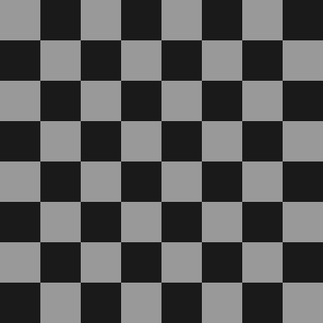
%> input picture Courses' Homeworks/Digital Image Processing/Homework 04/inputs/BWCheckboard.bmp, 323 x 323 px, shrunk from 400 x 400 before the run
$ octave ex01.m   (GNU Octave 9; MATLAB toolbox functions it lacks are replaced by stand-ins)
%> lines starting %> are read from the running program, lines starting %| are printed output that depends on the picture
clear; close all; clc; warning off

image = imread('inputs/BWCheckboard.bmp');
%> image is the input picture: size 323x323 uint8; min 0, max 181, mean 89.5
image = im2double(image);
%> image: size 323x323 double
figure; subplot(1,2,1); imshow(image); subplot(1,2,2); imhist(image); title('Original Image'); saveas(gcf,'outputs/ex01_Original_Image.png');;
noiseIntens = .2;

%% Applying salt and pepper noise
noiseMat = rand(size(image));
saltNsInd = find(noiseMat > (1 - noiseIntens/2)); pepperNsInd = find(noiseMat < noiseIntens/2);
%> after `saltNsInd = find(noiseMat > (1 - noiseIntens/2))`: saltNsInd = 10452 values from 11 to 104307
%> after `pepperNsInd = find(noiseMat < noiseIntens/2)`: pepperNsInd = 10468 values from 36 to 104326
imNoisedSaltPepper = image;
imNoisedSaltPepper(saltNsInd) = 1; imNoisedSaltPepper(pepperNsInd) = 0;
%> after `imNoisedSaltPepper(pepperNsInd) = 0`:
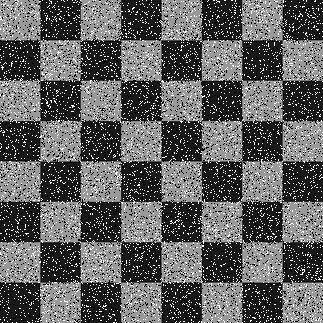
%> imNoisedSaltPepper: size 323x323 double; min 0, max 1, mean 0.381
figure;
subplot(1,2,1); imshow(imNoisedSaltPepper); subplot(1,2,2); imhist(imNoisedSaltPepper);
title('Salt & Pepper Noise');
saveas(gcf,'outputs/ex01_Noised_Salt&Pepper.png');

%% Applying uniform noise
noiseMat = rand(size(image));
noiseMat = (noiseMat*noiseIntens - noiseIntens/2);
imNoisedUniform = uint8(255 * (image + noiseMat));
figure;
subplot(1,2,1); imshow(imNoisedUniform); subplot(1,2,2); imhist(imNoisedUniform);
title('Uniform Noise');
saveas(gcf,'outputs/ex01_Noised_Uniform.png');

%% Applying gaussian noise
noiseMat = (noiseIntens/2) * randn(size(image));
imNoisedGaussian = uint8(255 * (image + noiseMat));
figure;
subplot(1,2,1); imshow(imNoisedGaussian); subplot(1,2,2); imhist(imNoisedGaussian);
title('Gaussian Noise');
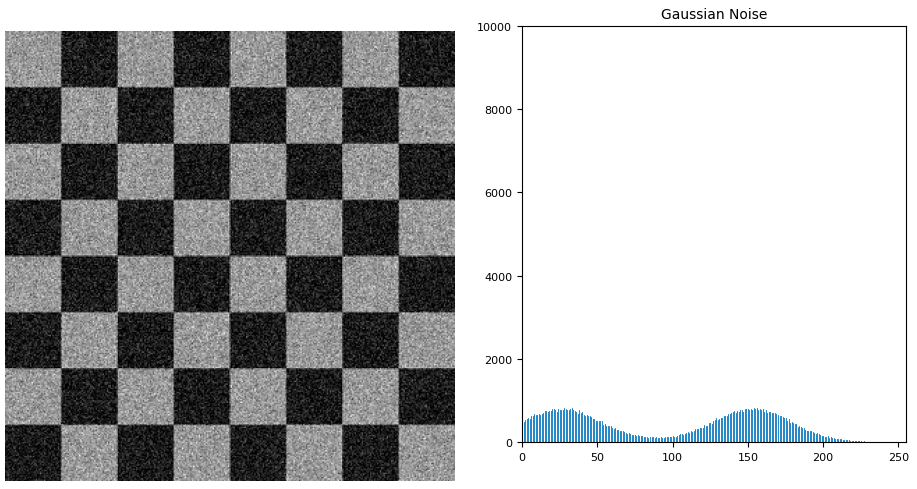
%> figure redrawn from the program's plot data, 2 panels
saveas(gcf,'outputs/ex01_Noised_Gaussian.png');

%% Applying rayleigh noise
noiseMat = random('rayl',noiseIntens/2,size(image,1),size(image,2));
imNoisedRayl = uint8(255 * (image + noiseMat));
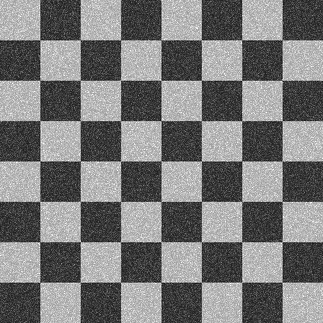
%> imNoisedRayl: size 323x323 uint8; min 10, max 255, mean 121.5
figure;
subplot(1,2,1); imshow(imNoisedRayl); subplot(1,2,2); imhist(imNoisedRayl);
title('Rayleigh Noise');
saveas(gcf,'outputs/ex01_Noised_Rayleigh.png');

%% Applying gamma noise
noiseMat = random('Gamma',.5,1,size(image,1),size(image,2));
imNoisedGamma = uint8(255 * (image + noiseMat));
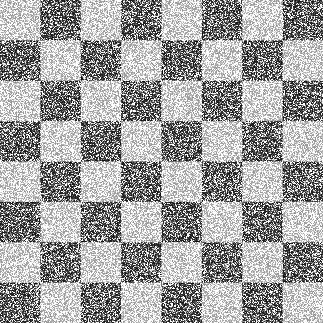
%> imNoisedGamma: size 323x323 uint8; min 2, max 255, mean 163.3
figure;
subplot(1,2,1); imshow(imNoisedGamma); subplot(1,2,2); imhist(imNoisedGamma);
title('Gamma Noise');
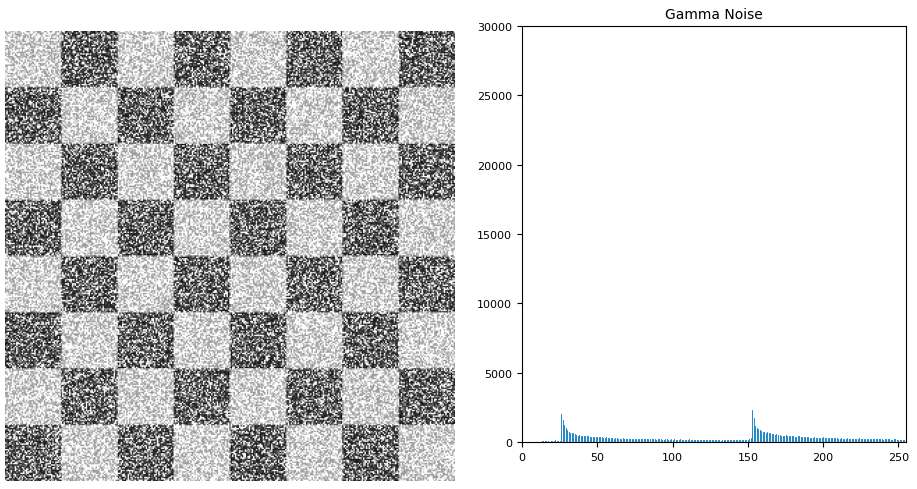
%> figure redrawn from the program's plot data, 2 panels
saveas(gcf,'outputs/ex01_Noised_Gamma.png')

%% Applying exponential noise
noiseMat = random('exp',noiseIntens/2,size(image,1),size(image,2));
imNoisedExp = uint8(255 * (image + noiseMat));
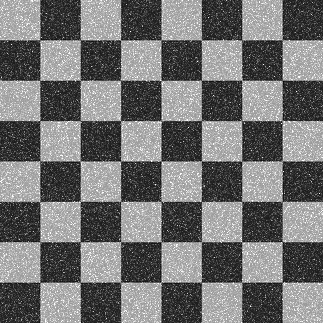
%> imNoisedExp: size 323x323 uint8; min 1, max 255, mean 114.8
figure;
subplot(1,2,1); imshow(imNoisedExp); subplot(1,2,2); imhist(imNoisedExp);
title('Exponential Noise');
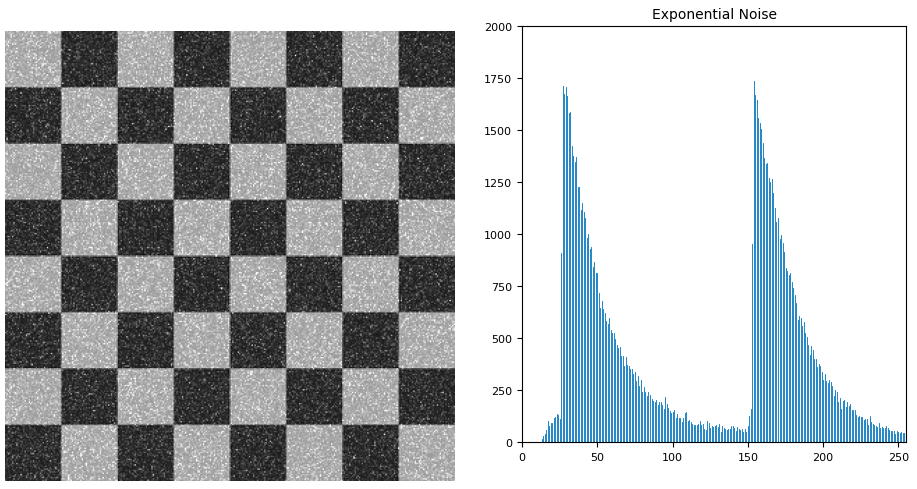
%> figure redrawn from the program's plot data, 2 panels
saveas(gcf,'outputs/ex01_Noised_Exponential.png');
